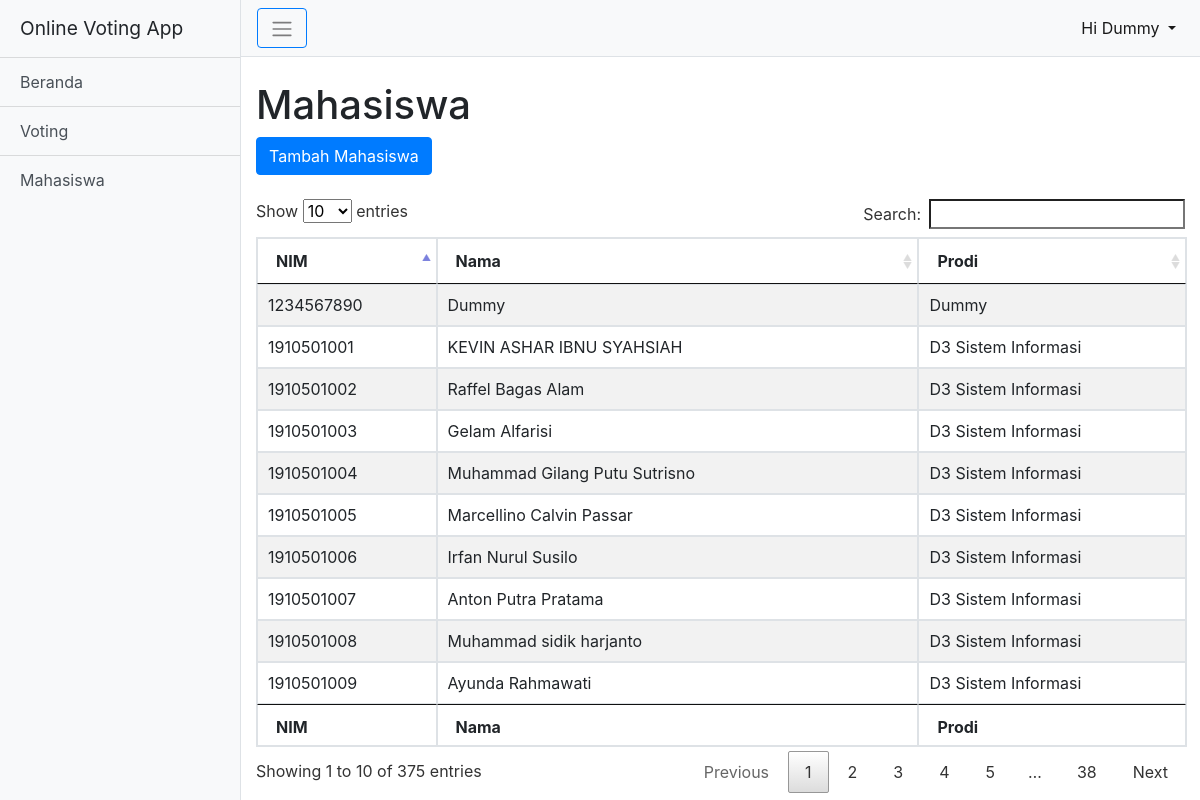
The page /admin/mahasiswa.php (signed in) on the database its author committed.
### tables this page shows
CREATE TABLE `mahasiswa` (
  `nama` varchar(32) NOT NULL,
  `nim` int(10) NOT NULL,
  `prodi` varchar(30) NOT NULL
);

### admin/mahasiswa.php (the view, shortened to what this page needs)
<?php
    include "../config.php";
    $nimsess = $_SESSION['nim'];
    $selectnama = mysqli_query($con,"SELECT nama FROM mahasiswa WHERE nim = '$nimsess'");
    $namaget = mysqli_fetch_array($selectnama);
?>
<!DOCTYPE html>
<html lang="en">
<head>
  <link href="../vendor/bootstrap/css/bootstrap.min.css" rel="stylesheet">
  <link href="../css/simple-sidebar.css" rel="stylesheet">
  <link rel="stylesheet" type="text/css" href="../DataTables/datatables.min.css"/>
  <link rel="stylesheet" type="text/css" href="../css/style.css">
</head>
<body>
  <div class="d-flex" id="wrapper">
    <div class="bg-light border-right" id="sidebar-wrapper">
      <div class="sidebar-heading">Online Voting App</div>
      <div class="list-group list-group-flush">
        <a href="index.php" class="list-group-item list-group-item-action bg-light">Beranda</a>
        <a href="kandidat.php" class="list-group-item list-group-item-action bg-light">Voting</a>
        <a href="mahasiswa.php" class="list-group-item list-group-item-action bg-light">Mahasiswa</a>
      </div>
    </div>
    <div id="page-content-wrapper">
      <nav class="navbar navbar-expand-lg navbar-light bg-light border-bottom">
        <button class="btn btn-primary bg-light" id="menu-toggle"><span class="navbar-toggler-icon"></button>
        <div class="collapse navbar-collapse" id="navbarSupportedContent">
          <ul class="navbar-nav ml-auto mt-2 mt-lg-0">
          <li class="nav-item dropdown active">
              <a class="nav-link dropdown-toggle" href="#" id="navbarDropdown" role="button" data-toggle="dropdown" aria-haspopup="true" aria-expanded="false">
              Hi <?php echo $namaget['nama']; ?>
              </a>
            </li>
          </ul>
        </div>
      </nav>
      <div class="container-fluid">
        <h1 class="mt-4">Mahasiswa</h1>
        <button type="button" class="btn btn-primary" data-toggle="modal" data-target="#exampleModal">
        Tambah Mahasiswa
        </button><br><br>
        <table id="datatable" class="table table-striped table-bordered" style="width:100%">
        <thead>
            <tr>
                <th>NIM</th>
                <th>Nama</th>
                <th>Prodi</th>
            </tr>
        </thead>
        <tbody>
            <?php
                $queryd = mysqli_query($con,"SELECT * FROM mahasiswa");
                while($data=mysqli_fetch_array($queryd)){
                    echo "<tr>";
                    echo "<td>".$data['nim']."</td>";
                    echo "<td>".$data['nama']."</td>";
                    echo "<td>".$data['prodi']."</td>";
                }
            ?>
        </tbody>
        <tfoot>
            <tr>
                <th>NIM</th>
                <th>Nama</th>
                <th>Prodi</th>
            </tr>
        </tfoot>
    </table>
      </div>
    </div>
  </div>
</body>
</html>

### css/simple-sidebar.css (style rules this page uses)
body { overflow-x: hidden; }
#sidebar-wrapper { min-height: 100vh; margin-left: -15rem; -webkit-transition: margin .25s ease-out; -moz-transition: margin .25s ease-out; -o-transition: margin .25s ease-out; transition: margin .25s ease-out; }
#sidebar-wrapper .sidebar-heading { padding: 0.875rem 1.25rem; font-size: 1.2rem; }
#sidebar-wrapper .list-group { width: 15rem; }
#page-content-wrapper { min-width: 100vw; }
@media (min-width: 768px) { #sidebar-wrapper { margin-left: 0; } }
@media (min-width: 768px) { #page-content-wrapper { min-width: 0; width: 100%; } }

### rows shown on the page
mahasiswa: nama "Dummy", nim "1234567890", prodi "Dummy"
mahasiswa: nim "1910501001", nama "KEVIN ASHAR IBNU SYAHSIAH", prodi "D3 Sistem Informasi"
mahasiswa: nim "1910501002", nama "Raffel Bagas Alam", prodi "D3 Sistem Informasi"
mahasiswa: nim "1910501003", nama "Gelam Alfarisi", prodi "D3 Sistem Informasi"
mahasiswa: nim "1910501004", nama "Muhammad Gilang Putu Sutrisno", prodi "D3 Sistem Informasi"
mahasiswa: nim "1910501005", nama "Marcellino Calvin Passar", prodi "D3 Sistem Informasi"
mahasiswa: nim "1910501006", nama "Irfan Nurul Susilo", prodi "D3 Sistem Informasi"
mahasiswa: nim "1910501007", nama "Anton Putra Pratama", prodi "D3 Sistem Informasi"
mahasiswa: nim "1910501008", nama "Muhammad sidik harjanto", prodi "D3 Sistem Informasi"
mahasiswa: nim "1910501009", nama "Ayunda Rahmawati", prodi "D3 Sistem Informasi"
